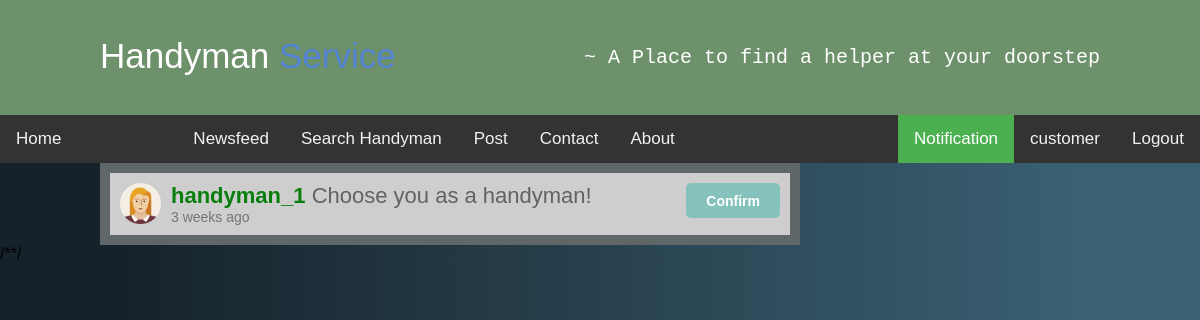
Page /notification.php (signed in) on the committed database.
### tables this page shows
CREATE TABLE `user` (
  `id` int(11) NOT NULL,
  `fullname` varchar(150) NOT NULL,
  `gender` varchar(6) NOT NULL,
  `email` varchar(40) NOT NULL,
  `phone` varchar(15) NOT NULL,
  `address` varchar(200) NOT NULL DEFAULT '',
  `pass` varchar(50) NOT NULL,
  `confirmcode` varchar(7) NOT NULL,
  `activation` varchar(3) NOT NULL DEFAULT '',
  `type` varchar(10) NOT NULL,
  `user_pic` text DEFAULT NULL,
  `last_logout` timestamp NOT NULL DEFAULT current_timestamp() ON UPDATE current_timestamp(),
  `online` varchar(5) NOT NULL DEFAULT 'no'
);

CREATE TABLE `applied_post` (
  `id` int(11) NOT NULL,
  `post_id` int(11) NOT NULL,
  `post_by` int(11) NOT NULL,
  `applied_by` int(11) NOT NULL,
  `applied_to` int(11) NOT NULL,
  `applied_time` timestamp NOT NULL DEFAULT current_timestamp(),
  `customer_ck` varchar(3) NOT NULL DEFAULT 'no',
  `handyman_ck` varchar(3) NOT NULL DEFAULT 'no',
  `handyman_cf` tinyint(4) NOT NULL DEFAULT 0,
  `job_cf` int(11) NOT NULL DEFAULT 0
);

### inc/timeago.php (called while the page is built, shortened)
<?php
class timeago
{
    function time_ago($timestamp){
    $time_ago        = strtotime($timestamp);
    $current_time    = time();
    $time_difference = $current_time - $time_ago;
    $seconds         = $time_difference;
    $minutes = round($seconds / 60);
    $hours   = round($seconds / 3600);
    $days    = round($seconds / 86400);
    $weeks   = round($seconds / 604800);
    $months  = round($seconds / 2629440);
    $years   = round($seconds / 31553280);
    if ($seconds <= 60){
      return "Just Now";
    } else if ($minutes <= 60){
      if ($minutes == 1){
        return "1 min ago";
      } else {
        return "$minutes mins ago";
      }
    } else if ($hours <= 24){
      if ($hours == 1){
        return "1 hr ago";
      } else {
        return "$hours hrs ago";
      }
    } else if ($days <= 7){
      if ($days == 1){
        return "yesterday";
      } else {
        return "$days days ago";
      }
    } else if ($weeks <= 4.3){
      if ($weeks == 1){
        return "1 week ago";
      } else {
        return "$weeks weeks ago";
      }
    } else if ($months <= 12){
      if ($months == 1){
        return "1 month ago";
      } else {
        return "$months months ago";
      }
    } else {
      if ($years == 1){
        return "1 year ago";
      } else {
        return "$years years ago";
      }
    }
  }
}
?>

### notification.php (the view, shortened to what this page needs)
<?php
 include ( "inc/connection.inc.php" );
if (!isset($_SESSION['user_login'])) {
	$user = "";
	$utype_db = "";
}
else {
	$user = $_SESSION['user_login'];
	$result = $con->query("SELECT * FROM user WHERE id='$user'");
		$get_user_name = $result->fetch_assoc();
			$uname_db = $get_user_name['fullname'];
			$utype_db = $get_user_name['type'];
}
include_once("inc/timeago.php");
$time = new timeago();
?>
<!DOCTYPE html>
<html>
<head>
	<link rel="stylesheet" type="text/css" href="css/style.css">
	<link href="css/footer.css" rel="stylesheet" type="text/css" media="all" />
	<link rel="stylesheet" type="text/css" href="css/homemenu.css">
    <link rel="stylesheet" href="https://maxcdn.bootstrapcdn.com/font-awesome/4.3.0/css/font-awesome.min.css">
</head>
<body class="body1">
<div>
	<div>
		<header class="header">
			<div class="header-cont">
				<?php
					include 'inc/banner.inc.php';
				?>
			</div>
		</header>
		</div>
		<div class="topnav">
			<a class="navlink" href="cover.php">Home</a>
			<a class="navlink" href="index.php" style="margin: 0px 0px 0px 100px;">Newsfeed</a>
			<a class="navlink" href="search.php">Search Handyman</a>
			<?php
			if($utype_db == "handyman")
				{
				}else {
					echo '<a class="navlink" href="postform.php">Post</a>';
				}
			 ?>
			<a class="navlink" href="#contact">Contact</a>
			<a class="navlink" href="#about">About</a>
			<div style="float: right;" >
				<table>
					<tr>
						<?php
							if($user != ""){
								if($utype_db == 'handyman'){
									$resultnoti = $con->query("SELECT * FROM applied_post WHERE (applied_by='$user' AND job_cf='1' AND handyman_ck='no') OR (applied_to='$user' AND handyman_ck='no')" );
								}else{
									$resultnoti = $con->query("SELECT * FROM applied_post WHERE post_by='$user' AND customer_ck='no'");
								}
								$resultnoti_cnt = $resultnoti->num_rows;
								if($resultnoti_cnt == 0){
									$resultnoti_cnt = "";
								}else{
									$resultnoti_cnt = '('.$resultnoti_cnt.')';
								}
								echo '<td>
							<a class="active navlink" href="notification.php">Notification'.$resultnoti_cnt.'</a>
						</td>
								<td>
							<a class="navlink" href="profile.php?uid='.$user.'">'.$uname_db.'</a>
						</td>
						<td>
							<a class="navlink" href="logout.php">Logout</a>
						</td>';
							}
						?>
					</tr>
				</table>
			</div>
		</div>
	</div>
	<div class="nbody" style="margin: 0px 100px; overflow: hidden;">
		<div class="nfeedleft">
				<?php
					if($utype_db == 'handyman'){
						$query = $con->query("SELECT * FROM applied_post WHERE (applied_by='$user' AND job_cf='1') OR (applied_to='$user') ORDER BY id DESC");
						$nmrow = $query->num_rows;
						if($nmrow == 0){
							echo '
								<div class="nfbody">
								<div class="p_head">
								<div class="p_nmdate">
									<h5>No Notification Found!</h5>
								</div>
							</div>
						</div>';
						}else{
						while ($row = $query->fetch_assoc()) {
							$post_id = $row['post_id'];
							$applied_by_id = $row['applied_by'];
							$post_by_id = $row['post_by'];
							$deadline = $row['applied_time'];
							$job_confirm = $row['job_cf'];
							if($post_by_id == 0) $post_by_id = $applied_by_id;
							$query1 = $con->query("SELECT * FROM user WHERE id='$post_by_id'");
							$user_fname = $query1->fetch_assoc();
							$uname_db = $user_fname['fullname'];
							$pro_pic_db = $user_fname['user_pic'];
							$ugender_db = $user_fname['gender'];
							if($post_id == ""){
								$notimsg = "applied on your job application! ";
							}else{
								$notimsg = "Choose you as a handyman! ";
							}
							if($pro_pic_db == ""){
									if($ugender_db == "male"){
									$pro_pic_db = "malepic.png";
								}else if($ugender_db == "female"){
									$pro_pic_db = "femalepic.png";
								}
							}else {
								if (file_exists("image/profilepic/".$pro_pic_db)){
								}else{
										if($ugender_db == "male"){
										$pro_pic_db = "malepic.png";
									}else if($ugender_db == "female"){
										$pro_pic_db = "femalepic.png";
									}
								}
							}
							echo '
								<div class="nfbody">
								<div class="p_head">
								<div style="float: right;">';
												echo '<form action="aboutme.php?uid='.$post_by_id.'" method="post">
										<input type="submit" class="sub_button"  style="margin: 0px;" name="" value="View Contact" />
									</form>';
								echo '</div>
								<div>
									<img src="image/profilepic/'.$pro_pic_db.'" width="41px" height="41px">
								</div>
								<div class="p_nmdate">
									<h4><a href="aboutme.php?uid='.$post_by_id.'" style="color: #087E0D;">'.$uname_db.'</a> <span style="color: #626262; font-weight: 100;">'.$notimsg.'</span></h4>
									<h5 style="color: #757575;"><a class="c_ptime" >'.$time->time_ago($deadline).'</a></h5>
								</div>
							</div>
						</div>';
						}
						}
					}elseif($utype_db == 'customer'){
						$query = $con->query("SELECT * FROM applied_post WHERE post_by='$user' ORDER BY id DESC");
						while ($row = $query->fetch_assoc()) {
							$post_id = $row['post_id'];
							$applied_by_id = $row['applied_by'];
							$deadline = $row['applied_time'];
							$job_confirm = $row['job_cf'];
							$query1 = $con->query("SELECT * FROM user WHERE id='$applied_by_id'");
							$user_fname = $query1->fetch_assoc();
							$uname_db = $user_fname['fullname'];
							$pro_pic_db = $user_fname['user_pic'];
							$ugender_db = $user_fname['gender'];
							if($post_id == ""){
								$notimsg = "applied on your job application!";
							}else{
								$notimsg = "Choose you as a handyman! ";
							}
							if($pro_pic_db == ""){
									if($ugender_db == "male"){
									$pro_pic_db = "malepic.png";
								}else if($ugender_db == "female"){
									$pro_pic_db = "femalepic.png";
								}
							}
							echo '
								<div class="nfbody">
								<div class="p_head">
								<div style="float: right;">';
												if($job_confirm == "1"){
													echo '
												<input type="button" class="sub_button" style="margin: 0px; background-color: #a76d6d; cursor: default;" name="" value="Already Confirm" />';
												}else{
												echo '<form action="approvehandyman.php?app_tut='.$post_id.'" method="post">
										<input type="submit" class="sub_button"  style="margin: 0px;" name="" value="Confirm" />
									</form>';
										}
								echo '</div>
								<div>
									<img src="image/profilepic/'.$pro_pic_db.'" width="41px" height="41px">
								</div>
								<div class="p_nmdate">
									<h4><a href="aboutme.php?uid='.$applied_by_id.'" style="color: #087E0D;">'.$uname_db.'</a> <span style="color: #626262; font-weight: 100;">'.$notimsg.'</span></h4>
									<h5 style="color: #757575;"><a class="c_ptime" href="viewpost.php?pid='.$post_id.'">'.$time->time_ago($deadline).'</a></h5>
								</div>
							</div>
						</div>';
						}
					}
				?>
		</div>
	</div>
/**/
</body>
</html>

### css/style.css (style rules this page uses)
body { width: 100%; margin: 0 auto; background-color: #a9d9bf; font-size: 14px; }
header { background-color: #99C3BD; height: 101px; }
.body1 { margin: 0 auto; font-family: Verdana, Geneva, sans-serif; }
.header { background-color:#6d916a; box-shadow:0 1px 1px #ccc; padding: 4px 100px; color: #ffffff; box-sizing: border-box; top:100px; -webkit-transition:top 0.3s; transition:top 0.3s; text-align: center; margin: 0 auto; height: 115px; top: 0; left: 0; z-index: 1; }
.topnav { overflow: hidden; background-color: #333; }
.topnav .navlink { float: left; display: block; color: #f2f2f2; text-align: center; padding: 14px 16px; text-decoration: none; font-size: 17px; }
.topnav .navlink.active { background-color: #4CAF50; color: white; }
.nfeedleft { float: left; width: 700px; background-color: #606769; }
.nfbody { background-color: #cecece; margin: 10px; padding: 10px; }
.p_head img { float: left; }
.p_nmdate { overflow: hidden; padding: 0 10px; font-weight: bold; font-size: 22px; }
.p_nmdate h4 { color: #087E0D; font-family: "Trebuchet MS", Helvetica, sans-serif; }
.p_nmdate h5 { font-size: 14px; font-weight: normal; }
.c_ptime { text-decoration: none; color: #757575; }
.sub_button { font-size: 14px; font-weight: 600; color: white; padding: 6px 20px; display: inline-block; float: right; text-decoration: none; height: 35px; -webkit-border-radius: 5px; -moz-border-radius: 5px; border-radius: 5px; background-color: #84c2bb; transition: all 0.1s linear 0s; top: 0px; position: relative; border: none; cursor: pointer; }

### css/footer.css (style rules this page uses)
html,body,div,span,applet,object,iframe,h1,h2,h3,h4,h5,h6,p,blockquote,pre,a,abbr,acronym,address,big,cite,code,del,dfn,em,img,ins,kbd,q,s,samp,small,strike,strong,sub,sup,tt,var,b,u,i,dl,dt,dd,ol,nav ul,nav li,fieldset,form,label,legend,table,caption,tbody,tfoot,thead,tr,th,td,article,aside,canvas,details,embed,figure,figcaption,footer,header,hgroup,menu,nav,output,ruby,section,summary,time,mark,audio,video { margin:0;padding:0;border:0;font-size:100%;font:inherit;vertical-align:baseline; }
article, aside, details, figcaption, figure,footer, header, hgroup, menu, nav, section { display: block; }
table { border-collapse:collapse;border-spacing:0; }
a { text-decoration:none; }

### css/homemenu.css (style rules this page uses)
body { background: -webkit-linear-gradient(90deg, #16222A 10%, #3A6073 90%); background: -moz-linear-gradient(90deg, #16222A 10%, #3A6073 90%); background: -ms-linear-gradient(90deg, #16222A 10%, #3A6073 90%); background: -o-linear-gradient(90deg, #16222A 10%, #3A6073 90%); background: linear-gradient(90deg, #16222A 10%, #3A6073 90%); }

### rows in the picture
user: fullname "customer"
applied_post: user.gender (picture), user.fullname "handyman_1", post "Choose you as a handyman!", applied_time "3 weeks ago"
